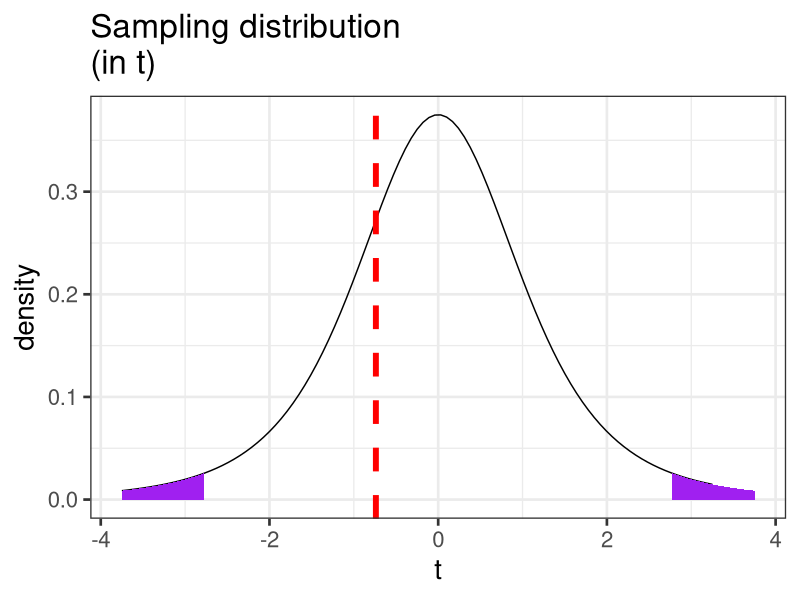

Recreate this plot in R. (Note: this script raises an error after producing the figure.)
## ---- chunk 1
knitr::opts_chunk$set(echo = TRUE)
library(tidyverse)
library(here)
library(knitr)
library(kableExtra)
library(ggpubr)
## ---- chunk 2
pets = data.frame(cat = c(2,5,3,1,2), 
                  dog = c(1,4,3,3,5))

pets$difference = pets$cat-pets$dog

psych::describe(pets, fast = T)
## ---- chunk 3
stat = mean(pets$difference)/(sd(pets$difference)/sqrt(5))
df = 4
cv_t = qt(df = df, p = .975)
t_x = seq(-3.75, 3.75)
data.frame(t_x) %>%
  ggplot(aes(x=t_x)) +
  stat_function(fun = function(x) dt(x, df), geom = "line") +
  stat_function(fun = function(x) dt(x, df), geom = "area", 
                xlim = c(cv_t, 3.75), fill = "purple") +
  stat_function(fun = function(x) dt(x, df), geom = "area", 
                xlim = c(-3.75, -1*cv_t), fill = "purple") +
  geom_vline(aes(xintercept = stat), color = "red", linetype = 2, size = 2)+
  labs(title = "Sampling distribution \n(in t)", y = "density", x = "t")+
  theme_bw(base_size = 20)
## ---- chunk 4
stat = mean(pets$difference)/(sd(pets$difference)/sqrt(5))
pt(abs(stat), df = 5-1, lower.tail = F)
pt(abs(stat), df = 5-1, lower.tail = F)*2
## ---- chunk 5
school = read_csv(here("data/census_at_school.csv"))
school$friends = school$Hanging_Out_With_Friends_Hours
school = filter(school, !is.na(Gender))
table(school$Gender)
psych:: describe(school$Hanging_Out_With_Friends_Hours)
## ---- chunk 6
school %>%
  ggplot(aes(x = friends)) + 
   geom_density(color = "red", size = 2, fill = "red", alpha = .3) + 
  geom_histogram(aes(y = ..density..), bins = 50) + 
 labs(x = "Hours per week", title = "Full sample") + theme_minimal(base_size = 20)
## ---- chunk 7
school %>%
  filter(friends < 168) %>%
  ggplot(aes(x = friends)) + 
  geom_density(color = "red", size = 2, fill = "red", alpha = .3) + 
  geom_histogram(aes(y = ..density..), bins = 50) + 
  labs(x = "Hours per week", title = "Mathematically possible") + theme_minimal(base_size = 20)
## ---- chunk 8
school_new = filter(school, friends < 168)
psych::describeBy(school_new$friends, group = school_new$Gender)
## ---- chunk 9
stats = psych::describeBy(school_new$friends, group = school_new$Gender)
## ---- chunk 10
x1 = stats$Female[1, "mean"]
s1 = stats$Female[1, "sd"]
n1 = stats$Female[1, "n"]

x2 = stats$Male[1, "mean"]
s2 = stats$Male[1, "sd"]
n2 = stats$Male[1, "n"]

rx1 = round(x1, 2)
rs1 = round(s1, 2)
rn1 = round(n1, 2)
rx2 = round(x2, 2)
rs2 = round(s2, 2)
rn2 = round(n2, 2)

s=sqrt(((n1-1)*s1^2+(n2-1)*s2^2)/(n1+n2-2))

s_d = s*sqrt((1/n1) + (1/n2))

df = n1+n2-2
## ---- chunk 11
(cv = qt(p = .975, df = 203))
  
x = c(-5:5)

data.frame(x) %>%
  ggplot(aes(x=x)) +
  stat_function(fun= function(x) dt(x, df = df), geom = "area", 
                xlim = c(cv, 5), fill = "purple") +
  stat_function(fun= function(x) dt(x, df = df), geom = "area", 
                xlim = c(-5, cv*-1), fill = "purple") +
  stat_function(fun= function(x) dt(x, df = df), geom = "line") +
  labs(x = "Difference in means", y = "density") +
  theme_light(base_size = 20)

## ---- chunk 12
(t = (x1-x2)/s_d)
## ---- chunk 13

data.frame(x) %>%
  ggplot(aes(x=x)) +
  stat_function(fun= function(x) dt(x, df = df), geom = "area", 
                xlim = c(cv, 5), fill = "purple") +
  stat_function(fun= function(x) dt(x, df = df), geom = "area", 
                xlim = c(-5, cv*-1), fill = "purple") +
  stat_function(fun= function(x) dt(x, df = df), geom = "line") +
  geom_vline(aes(xintercept = t), color = "black")+
  labs(x = "Difference in means", y = "density") +
  theme_light(base_size = 20)

## ---- chunk 14
pt(t, 
   df = df, 
   lower.tail = 
     F)*2
## ---- chunk 15

data.frame(x) %>%
  ggplot(aes(x=x)) +
  stat_function(fun= function(x) dt(x, df = df), geom = "area", 
                xlim = c(t, 5), fill = "purple") +
  stat_function(fun= function(x) dt(x, df = df), geom = "area", 
                xlim = c(-5, t*-1), fill = "purple") +
  stat_function(fun= function(x) dt(x, df = df), geom = "line") +
  geom_vline(aes(xintercept = cv), color = "black")+
  labs(x = "Difference in means", y = "density") +
  theme_light(base_size = 20)

## ---- chunk 16
t.test(friends~Gender, data = school_new, var.equal = T)
## ---- chunk 17
qt(p = .975, df = 203)
## ---- chunk 18
sd(school_new$friends[school_new$Gender == "Female"], na.rm=T)
qt(.975, df = 122-1)
## ---- chunk 19
sd(school_new$friends[school_new$Gender == "Male"], na.rm=T)
qt(.975, df = 83-1)
## ---- chunk 20
library(ggpubr)
ggerrorplot(school_new, x = "Gender", y = "friends", 
            desc_stat = "mean_ci", color = "Gender", 
            ylab = "Hours spent with friends (per week)")
## ---- chunk 21
ggerrorplot(school_new, x = "Gender", y = "friends", 
            desc_stat = "mean_ci", color = "Gender", 
            ylim=range(school_new$friends, na.rm=T),
            ylab = "Hours spent with friends (per week)")
## ---- chunk 22
ggerrorplot(school_new, x = "Gender", y = "friends", 
            desc_stat = "mean_ci", color = "Gender", 
            ylab = "Hours spent with friends (per week)") +
  geom_hline(aes(yintercept = 10), linetype = "dashed")
